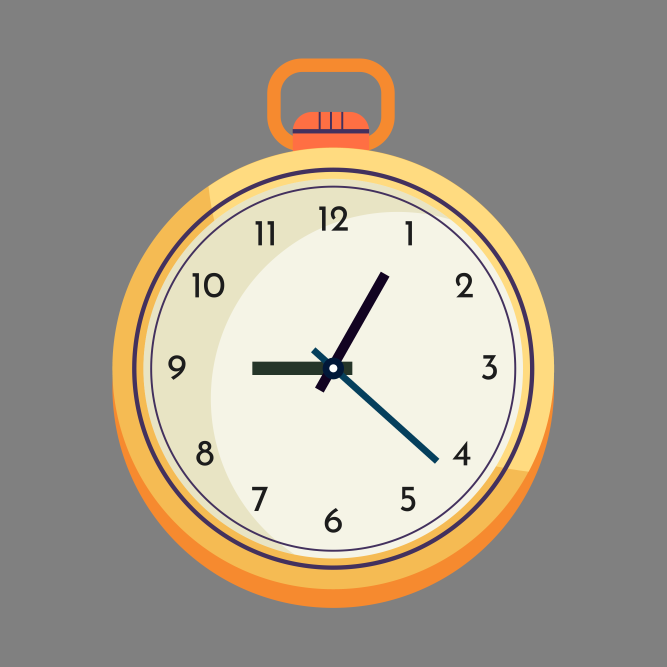
#> input picture clocks/Clock1.png, 2000 x 2000 px, found by its file name (shown at 1/3 size); the run also reads 1 picture not shown here
$ jupyter execute pdi_rejoj.ipynb
#> lines starting #> are read from the running program, lines starting #| are printed output that depends on the picture; after the words box and inside, x2 and y2 are one past the last pixel; in counts of white or black regions, pixels touching at a corner belong together
recuperatorio Parcial

[cell 1]
import numpy as np
import cv2
import matplotlib.pyplot as plt

imagen_bgr = cv2.imread('clocks/clock1.png')
#> imagen_bgr is the input picture: shape (2000, 2000, 3); mean B, G, R 144, 157.7, 165.7
imagen_rgb = cv2.cvtColor(imagen_bgr, cv2.COLOR_BGR2RGB)

gris = cv2.cvtColor(imagen_bgr, cv2.COLOR_BGR2GRAY)
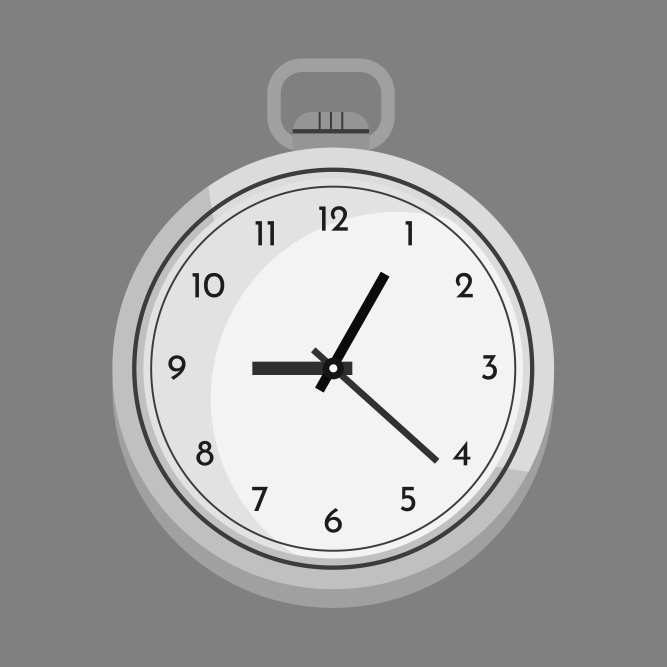
#> gris: shape (2000, 2000) (shown at 1/3 size); min 11, max 255, mean 158.6
gris = cv2.GaussianBlur(gris, (5, 5), 1)
gris = cv2.equalizeHist(gris)
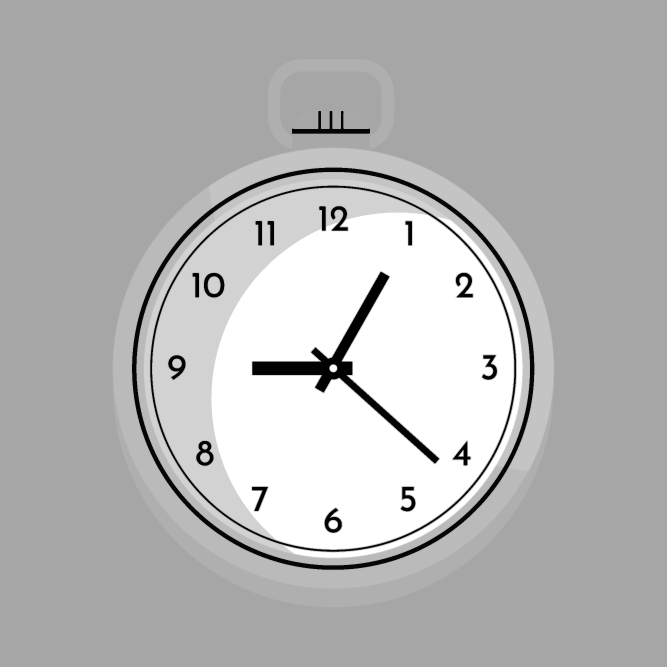
#> gris: shape (2000, 2000) (shown at 1/3 size); min 0, max 255, mean 181.1

bordes = cv2.Canny(gris, 50, 150)
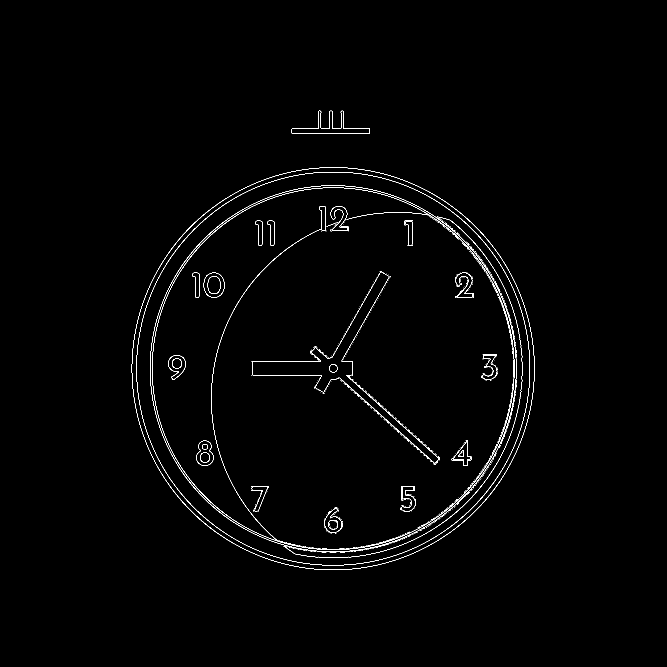
#> bordes: shape (2000, 2000) (shown at 1/3 size); 0.74% white in thin lines or dots, all inside (x1, y1, x2, y2) = (395, 332, 1604, 1710)

lineas = cv2.HoughLinesP(bordes, 1, np.pi/180, threshold=80, minLineLength=50, maxLineGap=10)
#> lineas = 67 rows, first 6: [1040, 1127, 1319, 1378], [1017, 1133, 1305, 1392], [755, 1084, 962, 1084], [755, 1125, 965, 1125], [1018, 1133, 1306, 1392], [876, 400, 1108, 400]

centro_x = imagen_bgr.shape[1] // 2
#> centro_x = 1000
centro_y = imagen_bgr.shape[0] // 2
#> centro_y = 1000

def calcular_angulo(x1, y1, x2, y2):
    dist1 = np.hypot(x1 - centro_x, y1 - centro_y)
    dist2 = np.hypot(x2 - centro_x, y2 - centro_y)
    if dist1 > dist2:
        dx = x1 - centro_x
        dy = centro_y - y1
    else:
        dx = x2 - centro_x
        dy = centro_y - y2
    angulo = np.degrees(np.arctan2(dy, dx))
    angulo = (90 - angulo) % 360
    return angulo

def numero_a_letras(n):
    unidades = [
        "cero", "uno", "dos", "tres", "cuatro", "cinco",
        "seis", "siete", "ocho", "nueve", "diez", "once",
        "doce", "trece", "catorce", "quince", "dieciséis",
        "diecisiete", "dieciocho", "diecinueve", "veinte"
    ]
    decenas = [
        "", "", "veinte", "treinta", "cuarenta", "cincuenta"
    ]

    if n <= 20:
        return unidades[n]
    else:
        d = n // 10
        u = n % 10
        if u == 0:
            return decenas[d]
        else:
            return f"{decenas[d]} y {unidades[u]}"


manecillas = []
if lineas is not None:
    for linea in lineas:
        x1, y1, x2, y2 = linea[0]
        longitud = np.hypot(x2 - x1, y2 - y1)
        distancia_centro = min(np.hypot(x1 - centro_x, y1 - centro_y), np.hypot(x2 - centro_x, y2 - centro_y))
        if distancia_centro < 100 and 40 < longitud < 400:  # Aumentamos longitud máxima
            angulo = calcular_angulo(x1, y1, x2, y2)
            manecillas.append({
                'puntos': (x1, y1, x2, y2),
                'longitud': longitud,
                'angulo': angulo
            })
#> this loop made 67 passes
#> (x1, y1, x2, y2, longitud, distancia_centro) on passes 3, 7, 11, 12, 21: (755, 1084, 962, 1084, 207, 92.2), (1048, 1040, 1155, 853, 215.4, 62.48), (1052, 972, 1143, 813, 183.2, 59.06), (994, 1073, 1107, 877, 226.2, 73.25), (1026, 1079, 1100, 950, 148.7, 83.17)
#> (x1, y1, x2, y2, longitud, distancia_centro) on passes 1, 2, 4, 5, 6, 8: (1040, 1127, 1319, 1378, 375.3, 133.2), (1017, 1133, 1305, 1392, 387.3, 134.1), (755, 1125, 965, 1125, 210, 129.8), (1018, 1133, 1306, 1392, 387.3, 134.2), (876, 400, 1108, 400, 232, 609.6), (1044, 1125, 1319, 1373, 370.3, 132.5)
#> after the loop, manecillas = 5 items

# Asegurarse de que tenemos al menos 3 manecillas detectadas
if len(manecillas) >= 3:
    # Ordenar por longitud de menor a mayor
    manecillas.sort(key=lambda x: x['longitud'])

    horario = manecillas[0]       # más corta
#> horario = {'puntos': (1026, 1079, 1100, 950), 'longitud': 148.7, 'angulo': 63.43}
    minutero = manecillas[1]      # intermedia
#> minutero = {'puntos': (1052, 972, 1143, 813), 'longitud': 183.2, 'angulo': 37.41}
    segundero = manecillas[-1]    # más larga
#> segundero = {'puntos': (994, 1073, 1107, 877), 'longitud': 226.2, 'angulo': 41.02}

    hora = int((horario['angulo'] / 30) % 12)
#> hora = 2
    minutos = int((minutero['angulo'] / 6) % 60)
#> minutos = 6
    segundos = int((segundero['angulo'] / 6) % 60)
#> segundos = 6

    # Corrección de hora si está a medio camino
    fraccion_hora = (horario['angulo'] / 30) % 12
#> fraccion_hora = 2.11
    if abs(fraccion_hora - hora) > 0.5:
        hora = (hora + 1) % 12

    # Dibujar las manecillas
    imagen_resultado = imagen_rgb.copy()
    cv2.line(imagen_resultado, (horario['puntos'][0], horario['puntos'][1]), (horario['puntos'][2], horario['puntos'][3]), (255, 0, 0), 8)  # horario - azul grueso
#> imagen_resultado: shape (2000, 2000, 3); mean R, G, B 165.7, 157.7, 144
    cv2.line(imagen_resultado, (minutero['puntos'][0], minutero['puntos'][1]), (minutero['puntos'][2], minutero['puntos'][3]), (0, 255, 0), 6)  # minutero - verde
#> imagen_resultado: shape (2000, 2000, 3); mean R, G, B 165.7, 157.7, 143.9
    cv2.line(imagen_resultado, (segundero['puntos'][0], segundero['puntos'][1]), (segundero['puntos'][2], segundero['puntos'][3]), (0, 0, 255), 2)  # segundero - rojo fino
#> imagen_resultado: shape (2000, 2000, 3); mean R, G, B 165.7, 157.7, 144

    plt.figure(figsize=(10, 10))
    plt.imshow(imagen_resultado)
    texto_hora = f"{numero_a_letras(hora)} con {numero_a_letras(minutos)} y {numero_a_letras(segundos)} segundos"
#> texto_hora = 'dos con seis y seis segundos'
    plt.title(f'Hora: {texto_hora}')
    plt.axis('off')
    plt.show()

[cell 2]
import numpy as np
import cv2
import matplotlib.pyplot as plt


imagen_bgr = cv2.imread('clocks/Clock1.png')
imagen_rgb = cv2.cvtColor(imagen_bgr, cv2.COLOR_BGR2RGB)

gris = cv2.cvtColor(imagen_bgr, cv2.COLOR_BGR2GRAY)
gris = cv2.GaussianBlur(gris, (5, 5), 1)
gris = cv2.equalizeHist(gris)


bordes = cv2.Canny(gris, 50, 150)

lineas = cv2.HoughLinesP(bordes, 1, np.pi/180, threshold=80, minLineLength=50, maxLineGap=10)


centro_x = imagen_bgr.shape[1] // 2
centro_y = imagen_bgr.shape[0] // 2

def calcular_angulo(x1, y1, x2, y2):
    dist1 = np.hypot(x1 - centro_x, y1 - centro_y)
    dist2 = np.hypot(x2 - centro_x, y2 - centro_y)
    if dist1 > dist2:
        dx = x1 - centro_x
        dy = centro_y - y1
    else:
        dx = x2 - centro_x
        dy = centro_y - y2
    angulo = np.degrees(np.arctan2(dy, dx))
    angulo = (90 - angulo) % 360
    return angulo

manecillas = []
if lineas is not None:
    for linea in lineas:
        x1, y1, x2, y2 = linea[0]
        longitud = np.hypot(x2 - x1, y2 - y1)
        distancia_centro = min(np.hypot(x1 - centro_x, y1 - centro_y),np.hypot(x2 - centro_x, y2 - centro_y))
        # LINEAS CENTRO
        if distancia_centro < 100 and 40 < longitud < 300:
            angulo = calcular_angulo(x1, y1, x2, y2)
            manecillas.append({
                'puntos': (x1, y1, x2, y2),
                'longitud': longitud,
                'angulo': angulo
            })

if len(manecillas) >= 2:
    # CORTO LARGO
    manecillas.sort(key=lambda x: x['longitud'])
    horario = manecillas[0]
    minutero = manecillas[-1]

    hora = int((horario['angulo'] / 30) % 12)
    minutos = int((minutero['angulo'] / 6) % 60)

    fraccion_hora = (horario['angulo'] / 30) % 12
    if abs(fraccion_hora - hora) > 0.5:
        hora = (hora + 1) % 12

    imagen_resultado = imagen_rgb.copy()
    #cv2.circle(imagen_resultado, (centro_x, centro_y), 5, (0, 0, 255), -1)
    cv2.line(imagen_resultado,(horario['puntos'][0], horario['puntos'][1]),(horario['puntos'][2], horario['puntos'][3]), (0, 0, 255), 5)  # horario azul
#> imagen_resultado: shape (2000, 2000, 3); mean R, G, B 165.7, 157.7, 144.1
    cv2.line(imagen_resultado,(minutero['puntos'][0], minutero['puntos'][1]),(minutero['puntos'][2], minutero['puntos'][3]),(0, 255, 0), 5)  # minutero verde
#> imagen_resultado: shape (2000, 2000, 3); mean R, G, B 165.6, 157.8, 144

    plt.figure(figsize=(10, 10))
    plt.imshow(imagen_resultado)
    plt.title(f'Hora: {hora}:{minutos:02d}')
    plt.show()

[cell 3]
import numpy as np
import cv2
import matplotlib.pyplot as plt

img_bgr = cv2.imread('Clock.png')
img_rgb = cv2.cvtColor(img_bgr, cv2.COLOR_BGR2RGB)
h, w = img_bgr.shape[:2]
cx, cy = w//2, h//2

horario_color = np.array([41, 53, 37])
minutero_color = np.array([33, 3, 18])
segundero_color = np.array([92, 63, 5])

tolerance_horario = 30
tolerance_minutero = 25
tolerance_segundero = 40

def detectarMan(img, color, tolerance, hand_name):
#> called with color = array of shape (3,), tolerance = 30, hand_name = 'horario'
    lower = np.maximum(color - tolerance, 0)
    upper = np.minimum(color + tolerance, 255)
    mask = cv2.inRange(img, lower, upper)
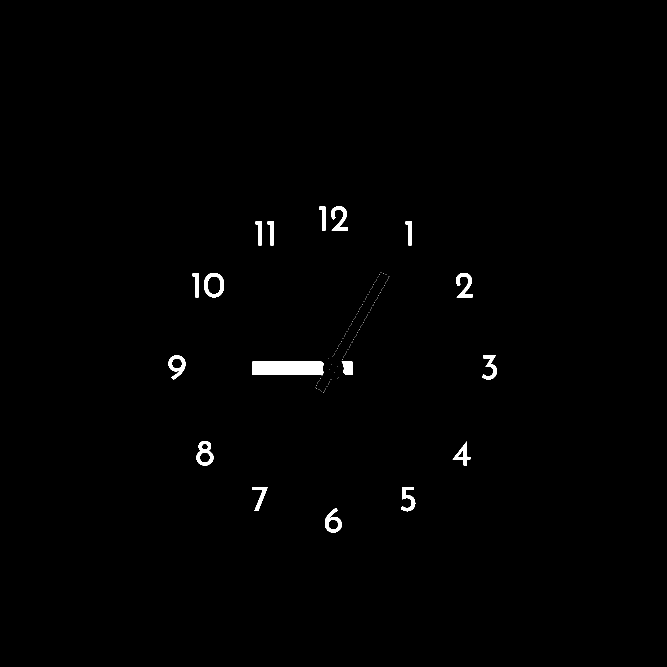
#> mask: shape (2000, 2000) (shown at 1/3 size); 0.72% white; 205 white regions (188 under 20 px), largest, box (x1, y1, x2, y2) and area: (757, 1085, 971, 1126) 8477, (612, 819, 672, 892) 1854, (589, 1323, 640, 1397) 1768

    kernel_size = 3 if hand_name != 'minutero' else 5
    kernel = np.ones((kernel_size,kernel_size), np.uint8)

    mask = cv2.morphologyEx(mask, cv2.MORPH_CLOSE, kernel)
#> mask: shape (2000, 2000); 0.72% white; 203 white regions (186 under 20 px), largest, box (x1, y1, x2, y2) and area: (757, 1085, 971, 1128) 8480, (612, 819, 672, 892) 1854, (589, 1323, 640, 1397) 1772
    mask = cv2.morphologyEx(mask, cv2.MORPH_OPEN, kernel)
#> mask: shape (2000, 2000); 0.71% white; 17 white regions, largest, box (x1, y1, x2, y2) and area: (757, 1085, 971, 1125) 8475, (612, 819, 672, 892) 1854, (589, 1323, 640, 1397) 1772

    plt.figure(figsize=(6,6))
    plt.imshow(mask, cmap='gray')
    plt.title(f'Máscara para {hand_name}')
    plt.axis('off')
    plt.show()

    return mask

mask_hour = detectarMan(img_bgr, horario_color, tolerance_horario, 'horario')
mask_minute = detectarMan(img_bgr, minutero_color, tolerance_minutero, 'minutero')
#> call 2 of detectarMan, with color = array of shape (3,), tolerance = 25, hand_name = 'minutero'
#> in detectarMan (call 2), `mask = cv2.inRange(img, lower, upper)`:
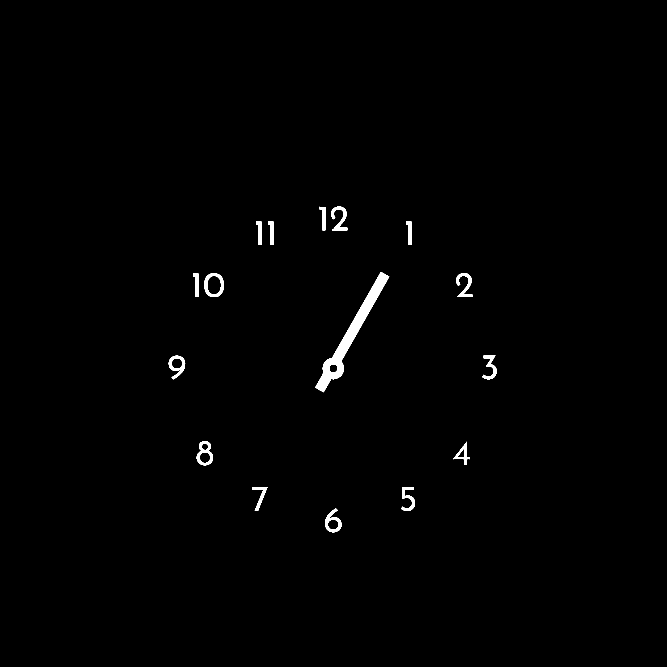
#> mask: shape (2000, 2000) (shown at 1/3 size); 0.72% white; 16 white regions, largest, box (x1, y1, x2, y2) and area: (946, 816, 1168, 1177) 12533, (613, 820, 672, 891) 1606, (590, 1324, 639, 1396) 1521
#> in detectarMan (call 2), `mask = cv2.morphologyEx(mask, cv2.MORPH_CLOSE, kernel)`: mask: shape (2000, 2000); 0.72% white; 16 white regions, largest, box (x1, y1, x2, y2) and area: (946, 816, 1168, 1177) 12536, (613, 820, 672, 891) 1606, (590, 1324, 639, 1396) 1541
#> in detectarMan (call 2), `mask = cv2.morphologyEx(mask, cv2.MORPH_OPEN, kernel)`: mask: shape (2000, 2000); 0.72% white; 16 white regions, largest, box (x1, y1, x2, y2) and area: (947, 818, 1166, 1175) 12515, (613, 820, 672, 891) 1606, (590, 1324, 639, 1396) 1541
mask_second = detectarMan(img_bgr, segundero_color, tolerance_segundero, 'segundero')
#> call 3 of detectarMan, with color = array of shape (3,), tolerance = 40, hand_name = 'segundero'
#> in detectarMan (call 3), `mask = cv2.inRange(img, lower, upper)`:
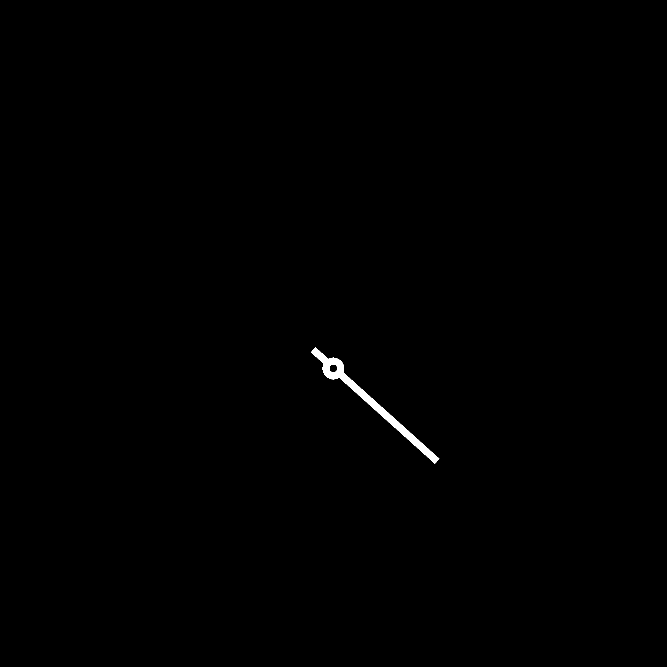
#> mask: shape (2000, 2000) (shown at 1/3 size); 0.28% white; 1 white region, box (x1, y1, x2, y2) and area: (934, 1043, 1318, 1391) 11263
#> in detectarMan (call 3), `mask = cv2.morphologyEx(mask, cv2.MORPH_CLOSE, kernel)`: mask: shape (2000, 2000); 0.28% white; 1 white region, box (x1, y1, x2, y2) and area: (934, 1043, 1318, 1391) 11269
#> in detectarMan (call 3), `mask = cv2.morphologyEx(mask, cv2.MORPH_OPEN, kernel)`: mask: shape (2000, 2000); 0.28% white; 1 white region, box (x1, y1, x2, y2) and area: (935, 1043, 1317, 1390) 11264

def encontrarLineas(mask, tipoManecilla):
#> called with tipoManecilla = 'horario'
    edges = cv2.Canny(mask, 50, 150)
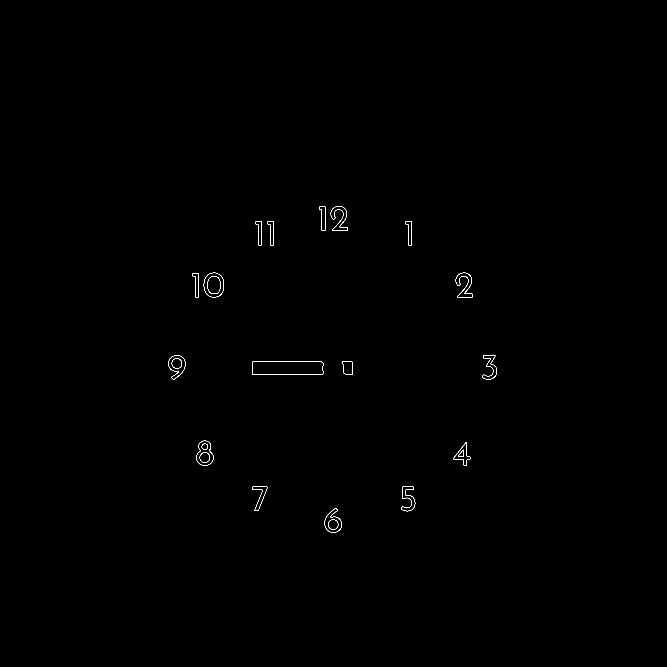
#> edges: shape (2000, 2000) (shown at 1/3 size); 0.12% white in thin lines or dots, all inside (x1, y1, x2, y2) = (505, 618, 1490, 1598)

    if tipoManecilla == 'horario':
        min_length = 50
    elif tipoManecilla == 'minutero':
        min_length = 80
    else:
        min_length = 100

    lines = cv2.HoughLinesP(edges, 1, np.pi/180,
                          threshold=50,
                          minLineLength=min_length,
                          maxLineGap=5)
    return lines

lines_hour = encontrarLineas(mask_hour, 'horario')
lines_minute = encontrarLineas(mask_minute, 'minutero')
#> call 2 of encontrarLineas, with tipoManecilla = 'minutero'
#> in encontrarLineas (call 2), `edges = cv2.Canny(mask, 50, 150)`:
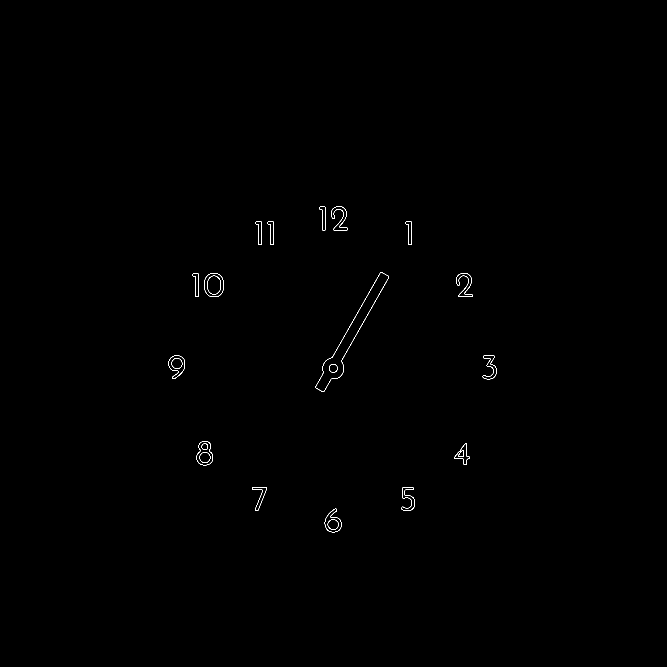
#> edges: shape (2000, 2000) (shown at 1/3 size); 0.12% white in thin lines or dots, all inside (x1, y1, x2, y2) = (505, 619, 1490, 1597)
lines_second = encontrarLineas(mask_second, 'segundero')
#> call 3 of encontrarLineas, with tipoManecilla = 'segundero'
#> in encontrarLineas (call 3), `edges = cv2.Canny(mask, 50, 150)`:
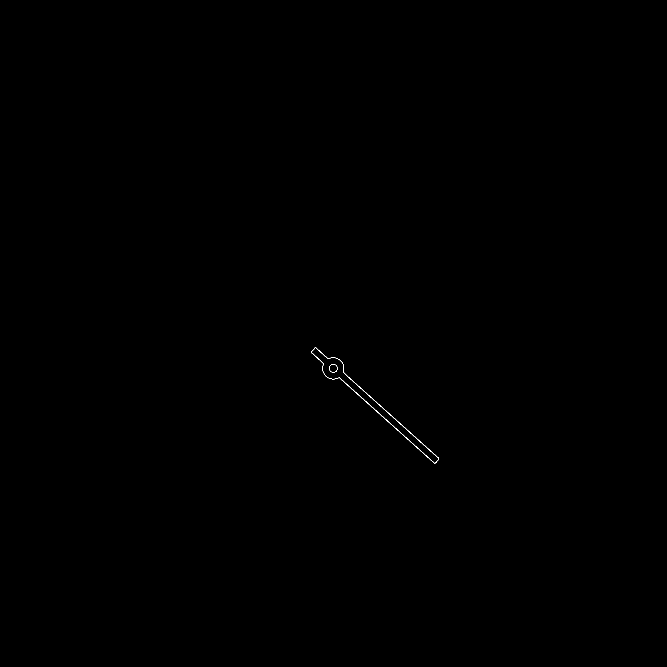
#> edges: shape (2000, 2000) (shown at 1/3 size); 0.04% white in thin lines or dots, all inside (x1, y1, x2, y2) = (934, 1042, 1317, 1390)

def calcularAngulo(x1, y1, x2, y2):
    dx1, dy1 = x1-cx, cy-y1
    dx2, dy2 = x2-cx, cy-y2
    ang1 = np.degrees(np.arctan2(dy1, dx1))
    ang2 = np.degrees(np.arctan2(dy2, dx2))
    avg_ang = (ang1 + ang2)/2
    return (90 - avg_ang) % 360

out = img_rgb.copy()
detected_hands = []
line_thickness = {'horario': 6, 'minutero': 4, 'segundero': 2}
colors = {'horario': (255, 0, 0),
          'minutero': (0, 200, 0),
          'segundero': (0, 0, 0)}

for lines, hand_type in zip([lines_hour, lines_minute, lines_second],
                          ['horario', 'minutero', 'segundero']):
    if lines is not None and len(lines) > 0:
        lines = sorted(lines, key=lambda x: np.hypot(x[0][2]-x[0][0], x[0][3]-x[0][1]), reverse=True)
        x1,y1,x2,y2 = lines[0][0]

        angle = calcularAngulo(x1,y1,x2,y2)
        length = np.hypot(x2-x1, y2-y1)

        detected_hands.append({
            'type': hand_type,
            'pts': (x1,y1,x2,y2),
            'angle': angle,
            'length': length
        })

        cv2.line(out, (x1,y1), (x2,y2), colors[hand_type], line_thickness[hand_type])
        cv2.circle(out, (cx, cy), 5, (0,0,0), -1)
#> this loop made 3 passes
#> hand_type on passes 1 to 3: 'horario', 'minutero', 'segundero'
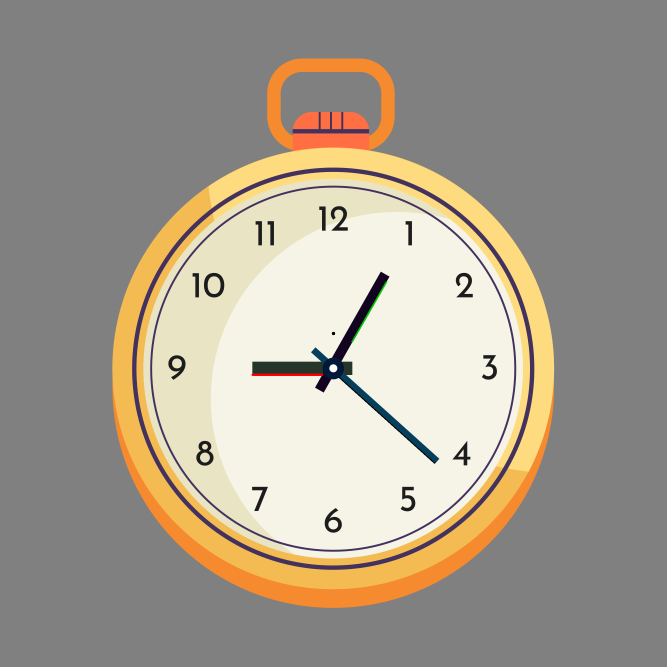
#> out: shape (2000, 2000, 3) (shown at 1/3 size); mean R, G, B 165.7, 157.7, 143.9

if len(detected_hands) == 3:
    detected_hands.sort(key=lambda x: x['length'])
    hour_data = detected_hands[0]
    minute_data = detected_hands[1]
    second_data = detected_hands[2]

    hour = int((hour_data['angle'] / 30) % 12)
    minute = int((minute_data['angle'] / 6) % 60)
    second = int((second_data['angle'] / 6) % 60)

    plt.figure(figsize=(10,10))
    plt.imshow(out)
    plt.title(f'Hora detectada: {hour:02d}:{minute:02d}:{second:02d}', fontsize=16)
    plt.axis('off')
    plt.show()

    print(f"Ángulos detectados:")
    print(f"Horario: {hour_data['angle']:.1f}° → {hour:02d}:{minute:02d}:{second:02d}")
#| Horario: 79.9° → 02:36:26
    print(f"Minutero: {minute_data['angle']:.1f}°")
#| Minutero: 219.1°
    print(f"Segundero: {second_data['angle']:.1f}°")
#| Segundero: 157.4°
else:
    print(f"\nManecillas detectadas: {len(detected_hands)}/3")
    for hand in detected_hands:
        print(f"{hand['type']}: ángulo {hand['angle']:.1f}°")

    plt.figure(figsize=(10,10))
    plt.imshow(out)
    plt.title('Manecillas detectadas', fontsize=16)
    plt.axis('off')
    plt.show()
